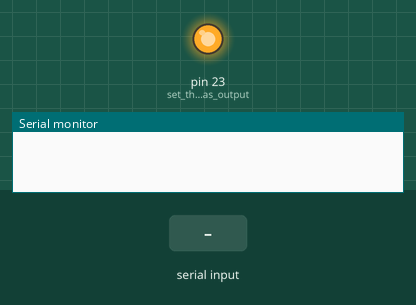
Recording of a sketch running on a simulated Arduino Mega 2560, built with avr-gcc and run on an emulated ATmega2560. On the bench: output pins drawn as LEDs (lit = HIGH), the last lines printed to the serial monitor. The test bench sets the inputs (shaded band).

Above: at 1.2 s.
1.3 s: "X" received over the second serial link
At 2.3 s:
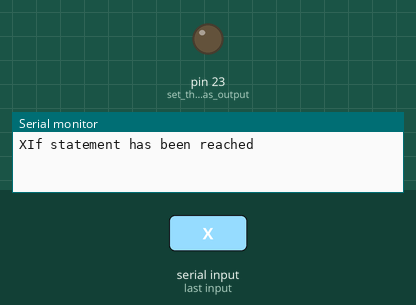
2.8 s: "1" received over the second serial link
Timing chart, 0 to 5.8 s (numbered marks = the images above; inputs shaded):
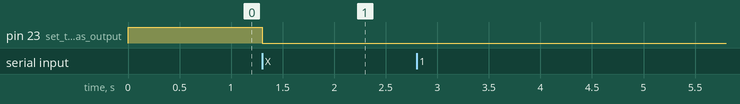

The sketch:

UART_Test.ino
```cpp
#include<SoftwareSerial.h>
SoftwareSerial SUART(16,17); //SRX = DPin-2; STX = DPin-3
int ledState = HIGH;

void setup()
{
  Serial.begin(9600);
  SUART.begin(19200);

  pinMode(23, OUTPUT); // set the pin as output
  digitalWrite(23, ledState);
}

void loop()
{
  byte n = SUART.available(); //check if a character has arrived via SUART Port
  if (n != 0) //a character has arrived; it has been auto saved in FIFO; say 1 as 0x31
  {
    char x = SUART.read(); //read arrived character from FIFO (say 1) and put into x as 0x31
    Serial.print(x);  //send 0x31 to Serial Monitor to show 1 via UART Port

    if (x == 'X')
    {
      ledState = !(ledState);
      digitalWrite(23, ledState);
      Serial.print("If statement has been reached");
    }
    else ledState = ledState;
  }
}
```

Measured:
- after the input at 1.3 s, pin 23 (set_the_pin_as_output): HIGH → LOW at once
